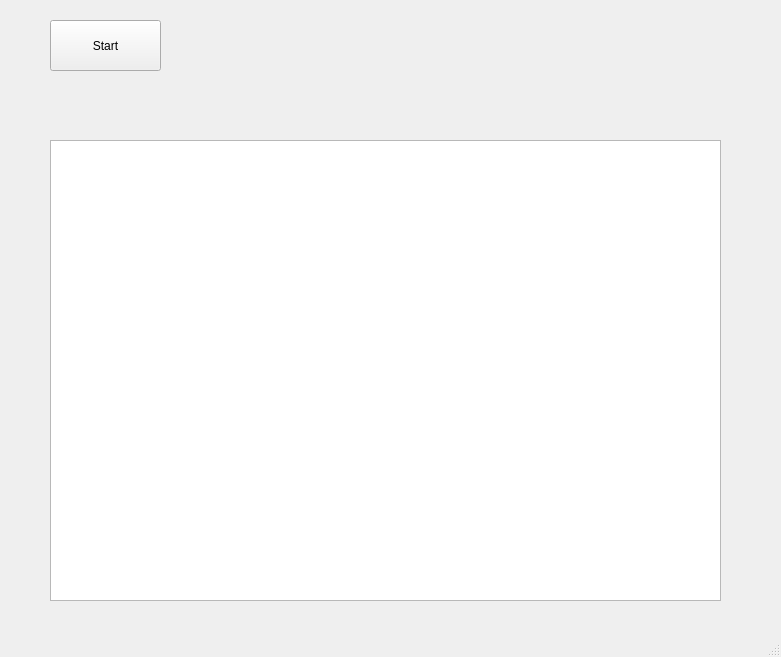
<?xml version="1.0" encoding="UTF-8"?>
<ui version="4.0">
 <class>Game</class>
 <widget class="QMainWindow" name="Game">
  <property name="geometry">
   <rect>
    <x>0</x>
    <y>0</y>
    <width>781</width>
    <height>657</height>
   </rect>
  </property>
  <property name="windowTitle">
   <string>Game</string>
  </property>
  <widget class="QWidget" name="centralwidget">
   <widget class="QGraphicsView" name="graphicsView">
    <property name="geometry">
     <rect>
      <x>50</x>
      <y>140</y>
      <width>671</width>
      <height>461</height>
     </rect>
    </property>
   </widget>
   <widget class="QPushButton" name="pushButton">
    <property name="geometry">
     <rect>
      <x>50</x>
      <y>20</y>
      <width>111</width>
      <height>51</height>
     </rect>
    </property>
    <property name="text">
     <string>Start</string>
    </property>
   </widget>
  </widget>
  <widget class="QMenuBar" name="menubar">
   <property name="geometry">
    <rect>
     <x>0</x>
     <y>0</y>
     <width>781</width>
     <height>25</height>
    </rect>
   </property>
  </widget>
  <widget class="QStatusBar" name="statusbar"/>
 </widget>
 <resources/>
 <connections/>
</ui>
